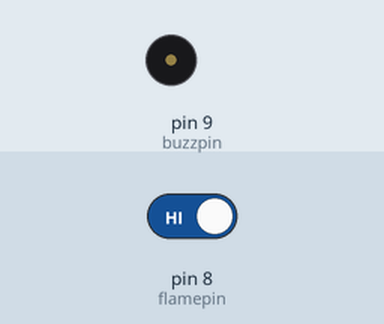
Recording of a sketch running on a simulated Arduino Uno, built with avr-gcc and run on an emulated ATmega328P. On the bench: buzzer (waves = sounding, pin HIGH). The inputs (shaded band) are chosen by the test bench; at power-on: pin 8 (flamepin) HIGH. What the sketch prints to the serial monitor is not drawn.

Above: at 1.2 s.
1.3 s: pin 8 (flamepin) driven LOW
At 1.8 s:
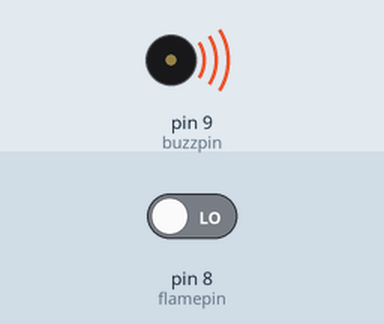
2.8 s: pin 8 (flamepin) driven HIGH
At 4.2 s:
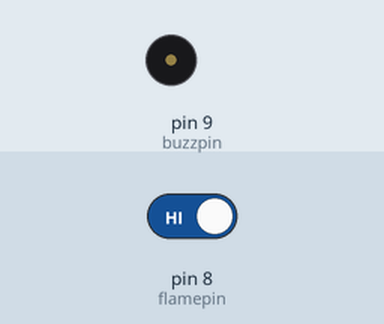
Timing chart, 0 to 5.8 s (numbered marks = the images above; inputs shaded):
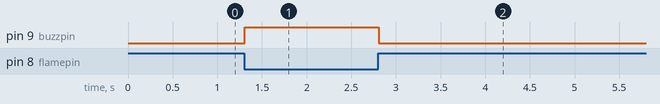

Measured:
- after the input at 1.3 s, pin 9 (buzzpin): LOW → HIGH at once
- after the input at 2.8 s, pin 9 (buzzpin): HIGH → LOW at once

The sketch:

BUZZER_ACTIVE_BY_FLAME_SENSOR.ino
```cpp
int flamepin=8;
int buzzpin=9;
int flameval;
void setup() {
  // put your setup code here, to run once:
pinMode(flamepin,INPUT);
pinMode(buzzpin,OUTPUT);
Serial.begin(9600);
}

void loop() {
  // put your main code here, to run repeatedly:
flameval=digitalRead(flamepin);
Serial.println(flameval);
if(flameval==0){
  digitalWrite(buzzpin,HIGH);
}
if(flameval==1){
  digitalWrite(buzzpin,LOW);
}
}
```
